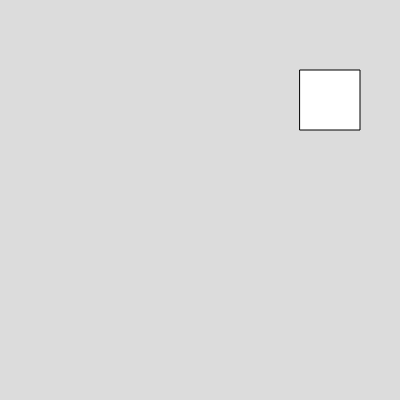
Frame 1 (no input)
Frame 60 (no input): blank canvas, image omitted
Frame 120 (the mouse pressed at the canvas centre since frame 60): blank canvas, image omitted

The p5.js sketch that drew this single still picture (run headless with seeded random() and noise() and a simulated clock; from frame 60 on, the mouse is pressed at the canvas centre):

// p5.js sketch
// ── sketch.js
var box1 
function setup() 
{
  createCanvas(400, 400);

  box1 = new Box(300,70,60,60,70,-5)
}

function draw() 
{
  background(220);
 box1.show()
 box1.up_and_down()
}


// ── box.js
class Box
  {
    constructor(x,y,w,h,vx,vy)
    {
      this.x =x;
      this.y =y;
      this.w =w;
      this.h = h;
      this.vx = vx;
      this.vy = vy;
    }
    
    show()
    {
      rect(this.x,this.y,this.w,this.h)
    }
    
    move()
    {
      this.x = this.x+this.vx;
    }
    up_and_down()
    {
       this.y = this.y+this.vy;
    }
  }

  
